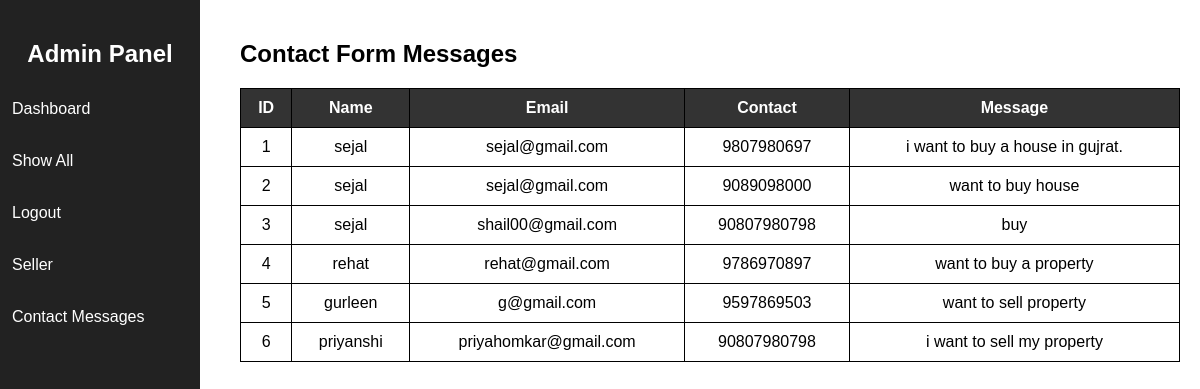
Screenshot of /panel/show_messages.php with the database file from the repository.
### tables this page shows
CREATE TABLE `messages` (
  `id` int(11) NOT NULL,
  `name` varchar(150) NOT NULL,
  `email` varchar(150) NOT NULL,
  `contact` varchar(20) NOT NULL,
  `message` text NOT NULL
);

### html/panel/show_messages.php (the view, shortened to what this page needs)
<?php
$conn = new mysqli("localhost", "root", "", "admin");
$result = $conn->query("SELECT * FROM messages");
?>
<!DOCTYPE html>
<html>
<head>
</head>
<body>
<div class="sidebar">
    <h2>Admin Panel</h2>
    <a href="admindashboard.php">Dashboard</a>
    <a href="show.php">Show All</a>
    <a href="logout.php">Logout</a>
    <a href="usershow.php">Seller</a>
    <a href="show_messages.php">Contact Messages</a>
</div>
<div class="content">
<h2>Contact Form Messages</h2>
<table>
    <tr>
        <th>ID</th>
        <th>Name</th>
        <th>Email</th>
        <th>Contact</th>
        <th>Message</th>
    </tr>
    <?php while($row = $result->fetch_assoc()) { ?>
        <tr>
            <td><?= $row['id'] ?></td>
            <td><?= $row['name'] ?></td>
            <td><?= $row['email'] ?></td>
            <td><?= $row['contact'] ?></td>
            <td><?= $row['message'] ?></td>
        </tr>
    <?php } ?>
</table>
</div>
</body>
</html>

### html/panel/show_messages.php (style rules this page uses)
body { margin: 0; font-family: Arial, sans-serif; }
.sidebar { width: 200px; height: 100vh; background: #222; color: white; position: fixed; top: 0; left: 0; padding-top: 20px; }
.sidebar h2 { text-align: center; }
.sidebar a { display: block; padding: 12px; text-decoration: none; color: white; margin-top: 10px; }
.content { margin-left: 220px; padding: 20px; }
table { width: 100%; border-collapse: collapse; background: white; }
th, td { border: 1px solid black; padding: 10px; text-align: center; }
th { background: #333; color: white; }

### rows the page displays
messages: id "1", name "sejal", email "sejal@gmail.com", contact "9807980697", message "i want to buy a house in gujrat."
messages: id "2", name "sejal", email "sejal@gmail.com", contact "9089098000", message "want to buy house"
messages: id "3", name "sejal", email "shail00@gmail.com", contact "90807980798", message "buy"
messages: id "4", name "rehat", email "rehat@gmail.com", contact "9786970897", message "want to buy a property"
messages: id "5", name "gurleen", email "g@gmail.com", contact "9597869503", message "want to sell property"
messages: id "6", name "priyanshi", email "priyahomkar@gmail.com", contact "90807980798", message "i want to sell my property"
